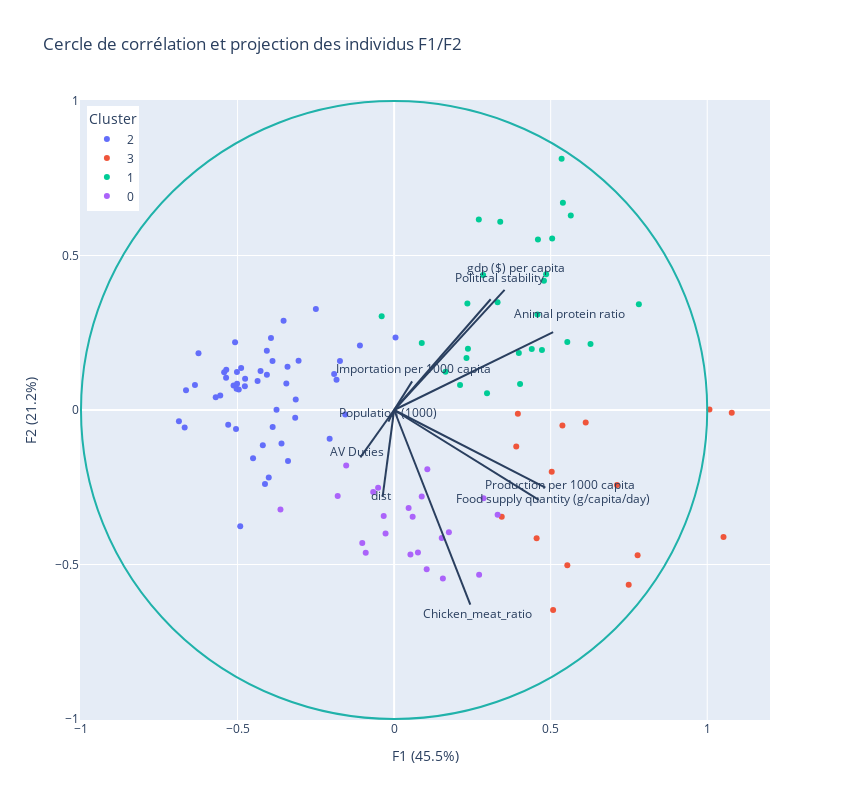

The cell this chart's notebook holds for it:
### Code cell
features = df_scaled.columns
loadings2 = pca.components_.T

labels = {
    str(i): f"F{i+1} ({var:.1f}%)"
    for i, var in enumerate(pca.explained_variance_ratio_ * 100)
}

fig = px.scatter(
    df_pca, 
    x=0,
    y=1,
    width=850,
    height=800,
    color=df["Cluster_Id"].astype(str),
    hover_name=df_scaled.index,
    title="Cercle de corrélation et projection des individus F1/F2",
    labels={"color": "Cluster", "0": labels["0"], "1": labels["1"]},
)

fig.add_shape(
    type="circle",
    x0=-1,
    y0=-1,
    x1=1,
    y1=1,
    line_color="LightSeaGreen",
)

for i, feature in enumerate(features):
    fig.add_shape(
        type="line", x0=0, y0=0, x1=loadings2[i, 0], y1=loadings2[i, 1],
        xref='x1',
)
    
    fig.add_annotation(
        x=loadings2[i, 0]*1.1,
        y=loadings2[i, 1]*1.1,
        ax=0,
        ay=0,
        xanchor="center",
        yanchor="bottom",
        text=feature,
    )

fig.update_layout(legend=dict(
    yanchor="top",
    y=0.99,
    xanchor="left",
    x=0.01
))
    
fig.show()

### Figure 1 — Plotly figure (JSON) as saved in the notebook; plotly's stock layout.template omitted (floating-point values rounded to 4 significant figures)
{"data": [{"hovertemplate": "<b>%{hovertext}</b><br><br>Cluster=2<br>F1 (45.5%)=%{x}<br>F2 (21.2%)=%{y}<extra></extra>", "hovertext": ["Afghanistan", "Algeria", "Angola", "Azerbaijan", "Bangladesh", "Benin", "Burkina Faso", "Burundi", "Cambodia", "Cameroon", "Chad", "China", "Congo", "Cuba", "Côte d'Ivoire", "Democratic Republic of the Congo", "Ethiopia", "Ghana", "Guinea", "Haiti", "India", "Kenya", "Kyrgyzstan", "Lao People's Democratic Republic", "Madagascar", "Malawi", "Mali", "Mozambique", "Nepal", "Niger", "Nigeria", "Pakistan", "Papua New Guinea", "Paraguay", "Rwanda", "Senegal", "Sierra Leone", "Sudan", "Syrian Arab Republic", "Tajikistan", "Togo", "Tunisia", "Turkmenistan", "Uganda", "United Republic of Tanzania", "Uzbekistan", "Viet Nam", "Yemen", "Zambia", "Zimbabwe"], "legendgroup": "2", "marker": {"color": "#636efa", "symbol": "circle"}, "mode": "markers", "name": "2", "orientation": "v", "showlegend": true, "type": "scatter", "x": [-0.6873, -0.3142, -0.3052, -0.1561, -0.5049, -0.4063, -0.5697, -0.4361, -0.4065, -0.5299, -0.6248, -0.184, -0.1092, 0.004507, -0.4767, -0.4885, -0.6646, -0.3442, -0.5428, -0.4759, -0.4124, -0.5127, -0.3933, -0.3404, -0.4961, -0.4194, -0.5553, -0.4505, -0.5016, -0.636, -0.6689, -0.3597, -0.3883, -0.173, -0.5019, -0.3159, -0.3755, -0.5361, -0.3389, -0.5079, -0.4003, -0.2059, -0.25, -0.5031, -0.5366, -0.353, -0.1915, -0.4915, -0.4266, -0.3879], "xaxis": "x", "y": [-0.03677, 0.03368, 0.1598, -0.01439, -0.06142, 0.1138, 0.04118, 0.09348, 0.1915, -0.04797, 0.1836, 0.09789, 0.2088, 0.2346, 0.07678, 0.1356, 0.064, 0.08555, 0.1222, 0.101, -0.2393, 0.07909, 0.2329, 0.1397, 0.06619, -0.1145, 0.04724, -0.1558, 0.08473, 0.08061, -0.05644, -0.1081, 0.1585, 0.1587, 0.1226, -0.02487, 0.000425, 0.1302, -0.165, 0.2192, -0.2184, -0.09292, 0.3265, 0.06906, 0.1046, 0.2891, 0.1166, -0.3764, 0.1259, -0.05467], "yaxis": "y"}, {"hovertemplate": "<b>%{hovertext}</b><br><br>Cluster=3<br>F1 (45.5%)=%{x}<br>F2 (21.2%)=%{y}<extra></extra>", "hovertext": ["Argentina", "Australia", "Belarus", "Bolivia (Plurinational State of)", "Brazil", "Chile", "Dominican Republic", "Israel", "Malaysia", "Peru", "Poland", "Russian Federation", "South Africa", "Taiwan", "United States of America"], "legendgroup": "3", "marker": {"color": "#EF553B", "symbol": "circle"}, "mode": "markers", "name": "3", "orientation": "v", "showlegend": true, "type": "scatter", "x": [0.7118, 1.007, 0.5375, 0.5532, 0.7776, 0.5033, 0.4551, 1.052, 0.7492, 0.5078, 0.6119, 0.39, 0.3437, 0.3952, 1.078], "xaxis": "x", "y": [-0.2425, 0.001281, -0.0505, -0.5024, -0.4701, -0.2001, -0.4152, -0.4111, -0.5655, -0.6471, -0.04076, -0.1184, -0.3457, -0.01228, -0.008733], "yaxis": "y"}, {"hovertemplate": "<b>%{hovertext}</b><br><br>Cluster=1<br>F1 (45.5%)=%{x}<br>F2 (21.2%)=%{y}<extra></extra>", "hovertext": ["Austria", "Belgium", "Bulgaria", "Canada", "Czechia", "Denmark", "Finland", "France", "Germany", "Greece", "Hong Kong", "Hungary", "Italy", "Japan", "Kazakhstan", "Netherlands", "Norway", "Portugal", "Republic of Korea", "Romania", "Serbia", "Slovakia", "Spain", "Sweden", "Switzerland", "United Arab Emirates", "United Kingdom of Great Britain and Northern Ireland"], "legendgroup": "1", "marker": {"color": "#00cc96", "symbol": "circle"}, "mode": "markers", "name": "1", "orientation": "v", "showlegend": true, "type": "scatter", "x": [0.3389, 0.4785, 0.164, 0.6272, 0.3304, 0.539, 0.4854, 0.2843, 0.2705, 0.2968, 0.5047, 0.3983, 0.234, 0.4022, 0.08835, 0.7816, 0.5643, 0.5531, 0.2311, 0.2106, -0.03973, 0.2358, 0.4578, 0.4594, 0.5349, 0.4396, 0.4721], "xaxis": "x", "y": [0.6093, 0.418, 0.1237, 0.2135, 0.3488, 0.6704, 0.4397, 0.4366, 0.6166, 0.05444, 0.5553, 0.1841, 0.3447, 0.08389, 0.2169, 0.3425, 0.6298, 0.2202, 0.1684, 0.08087, 0.3036, 0.1984, 0.3089, 0.5517, 0.8134, 0.1971, 0.1942], "yaxis": "y"}, {"hovertemplate": "<b>%{hovertext}</b><br><br>Cluster=0<br>F1 (45.5%)=%{x}<br>F2 (21.2%)=%{y}<extra></extra>", "hovertext": ["Colombia", "Ecuador", "Egypt", "El Salvador", "Guatemala", "Honduras", "Indonesia", "Iran (Islamic Republic of)", "Iraq", "Jordan", "Lebanon", "Libya", "Mexico", "Morocco", "Myanmar", "Nicaragua", "Philippines", "Saudi Arabia", "Sri Lanka", "Thailand", "Turkey", "Ukraine"], "legendgroup": "0", "marker": {"color": "#ab63fa", "symbol": "circle"}, "mode": "markers", "name": "0", "orientation": "v", "showlegend": true, "type": "scatter", "x": [0.2715, 0.1061, -0.1802, 0.1558, -0.0511, 0.07604, -0.1017, 0.1041, -0.363, 0.1521, -0.02731, 0.05215, 0.2854, -0.06676, 0.175, -0.03325, -0.1531, 0.3306, -0.09068, 0.04633, 0.05921, 0.08818], "xaxis": "x", "y": [-0.5335, -0.1921, -0.2785, -0.5452, -0.2513, -0.4612, -0.4303, -0.5155, -0.3222, -0.4139, -0.3995, -0.4678, -0.2858, -0.2655, -0.3956, -0.3428, -0.1793, -0.3391, -0.4618, -0.3172, -0.3454, -0.2802], "yaxis": "y"}], "layout": {"annotations": [{"ax": 0, "ay": 0, "text": "dist", "x": -0.04045, "xanchor": "center", "y": -0.3091, "yanchor": "bottom"}, {"ax": 0, "ay": 0, "text": "Population (1000)", "x": -0.01996, "xanchor": "center", "y": -0.04152, "yanchor": "bottom"}, {"ax": 0, "ay": 0, "text": "gdp ($) per capita", "x": 0.3881, "xanchor": "center", "y": 0.4277, "yanchor": "bottom"}, {"ax": 0, "ay": 0, "text": "Food supply quantity (g/capita/day)", "x": 0.508, "xanchor": "center", "y": -0.3199, "yanchor": "bottom"}, {"ax": 0, "ay": 0, "text": "Chicken_meat_ratio", "x": 0.2676, "xanchor": "center", "y": -0.6928, "yanchor": "bottom"}, {"ax": 0, "ay": 0, "text": "Political stability", "x": 0.3392, "xanchor": "center", "y": 0.3943, "yanchor": "bottom"}, {"ax": 0, "ay": 0, "text": "Animal protein ratio", "x": 0.5587, "xanchor": "center", "y": 0.2775, "yanchor": "bottom"}, {"ax": 0, "ay": 0, "text": "AV Duties", "x": -0.1185, "xanchor": "center", "y": -0.1688, "yanchor": "bottom"}, {"ax": 0, "ay": 0, "text": "Production per 1000 capita", "x": 0.5314, "xanchor": "center", "y": -0.2759, "yanchor": "bottom"}, {"ax": 0, "ay": 0, "text": "Importation per 1000 capita", "x": 0.06329, "xanchor": "center", "y": 0.102, "yanchor": "bottom"}], "height": 800, "legend": {"title": {"text": "Cluster"}, "tracegroupgap": 0, "x": 0.01, "xanchor": "left", "y": 0.99, "yanchor": "top"}, "shapes": [{"line": {"color": "LightSeaGreen"}, "type": "circle", "x0": -1, "x1": 1, "y0": -1, "y1": 1}, {"type": "line", "x0": 0, "x1": -0.03678, "xref": "x", "y0": 0, "y1": -0.281}, {"type": "line", "x0": 0, "x1": -0.01815, "xref": "x", "y0": 0, "y1": -0.03775}, {"type": "line", "x0": 0, "x1": 0.3528, "xref": "x", "y0": 0, "y1": 0.3888}, {"type": "line", "x0": 0, "x1": 0.4618, "xref": "x", "y0": 0, "y1": -0.2908}, {"type": "line", "x0": 0, "x1": 0.2433, "xref": "x", "y0": 0, "y1": -0.6298}, {"type": "line", "x0": 0, "x1": 0.3084, "xref": "x", "y0": 0, "y1": 0.3584}, {"type": "line", "x0": 0, "x1": 0.5079, "xref": "x", "y0": 0, "y1": 0.2523}, {"type": "line", "x0": 0, "x1": -0.1077, "xref": "x", "y0": 0, "y1": -0.1535}, {"type": "line", "x0": 0, "x1": 0.4831, "xref": "x", "y0": 0, "y1": -0.2509}, {"type": "line", "x0": 0, "x1": 0.05754, "xref": "x", "y0": 0, "y1": 0.09269}], "title": {"text": "Cercle de corrélation et projection des individus F1/F2"}, "width": 850, "xaxis": {"anchor": "y", "autorange": true, "domain": [0, 1], "range": [-1.003, 1.2], "title": {"text": "F1 (45.5%)"}, "type": "linear"}, "yaxis": {"anchor": "x", "autorange": true, "domain": [0, 1], "range": [-1.003, 1.003], "title": {"text": "F2 (21.2%)"}, "type": "linear"}}}
